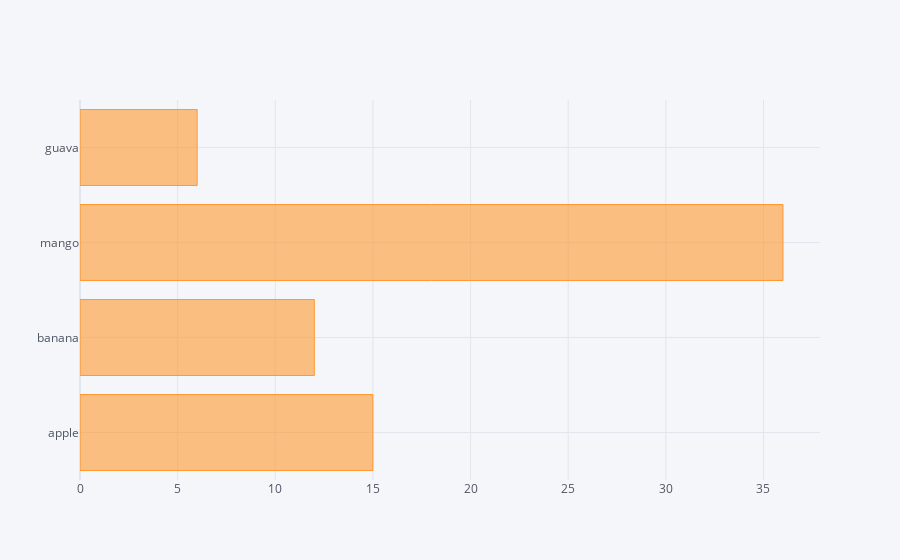

The code cell stored with this chart in its notebook:
### Code cell
df2.iplot(kind = 'barh' , x = 'fruit' , y = 'count')

### Figure 1 — Plotly figure (JSON) as saved in the notebook; plotly's stock layout.template omitted (floating-point values rounded to 4 significant figures)
{"data": [{"marker": {"color": "rgba(255, 153, 51, 0.6)", "line": {"color": "rgba(255, 153, 51, 1.0)", "width": 1}}, "name": "count", "orientation": "h", "text": "", "type": "bar", "x": ["15", "12", "36", "6"], "y": ["apple", "banana", "mango", "guava"]}], "layout": {"legend": {"bgcolor": "#F5F6F9", "font": {"color": "#4D5663"}}, "paper_bgcolor": "#F5F6F9", "plot_bgcolor": "#F5F6F9", "title": {"font": {"color": "#4D5663"}}, "xaxis": {"gridcolor": "#E1E5ED", "showgrid": true, "tickfont": {"color": "#4D5663"}, "title": {"font": {"color": "#4D5663"}, "text": ""}, "zerolinecolor": "#E1E5ED"}, "yaxis": {"gridcolor": "#E1E5ED", "showgrid": true, "tickfont": {"color": "#4D5663"}, "title": {"font": {"color": "#4D5663"}, "text": ""}, "zerolinecolor": "#E1E5ED"}}}
